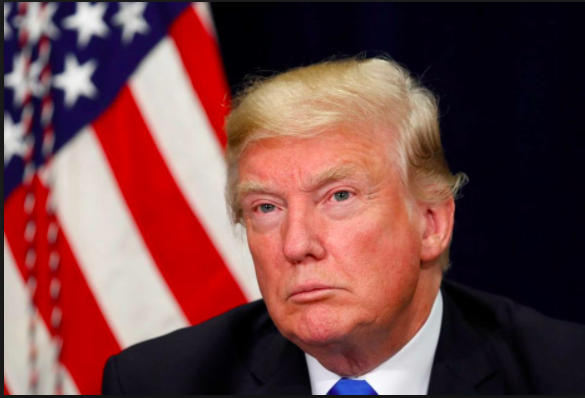
#> input picture opencv/training-data/two.png, 585 x 398 px
$ python labelimage.py
#> lines starting #> are read from the running program, lines starting #| are printed output that depends on the picture; after the words box and inside, x2 and y2 are one past the last pixel; in counts of white or black regions, pixels touching at a corner belong together
import numpy as np
import cv2

file="training-data/two.png"
font = cv2.FONT_HERSHEY_SIMPLEX

#image_flag = ["cv2.IMREAD_GRAYSCALE", "cv2.IMREAD_COLOR" ]
#print ( image_flag )

# Load an color image in grayscale
img = cv2.imread(file,cv2.IMREAD_COLOR)
#> img is the input picture: shape (398, 585, 3); mean B, G, R 69.3, 68.7, 113.5
font                   = cv2.FONT_HERSHEY_SIMPLEX
bottomLeftCornerOfText = (10,300)
fontScale              = 1
fontColor              = (255,255,255)
lineType               = 2

cv2.putText(img,'Hello World!',
    bottomLeftCornerOfText,
    font,
    fontScale,
    fontColor,
    lineType)
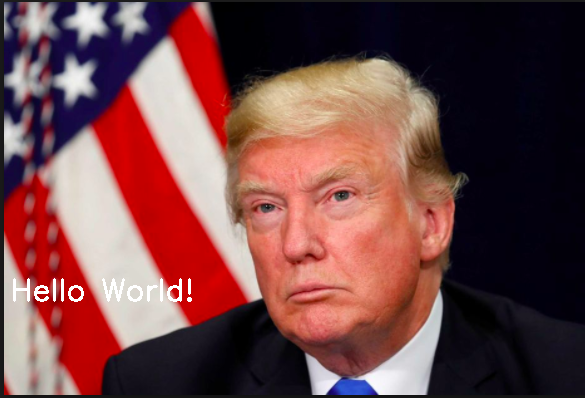
#> img: shape (398, 585, 3); 0.56% of pixels changed, all inside (x1, y1, x2, y2) = (13, 278, 192, 302)

cv2.imshow('image',img)
# any key on the image.
cv2.waitKey(0)

cv2.destroyAllWindows()

$ run again, with opencv/training-data/one.png copied over opencv/training-data/two.png
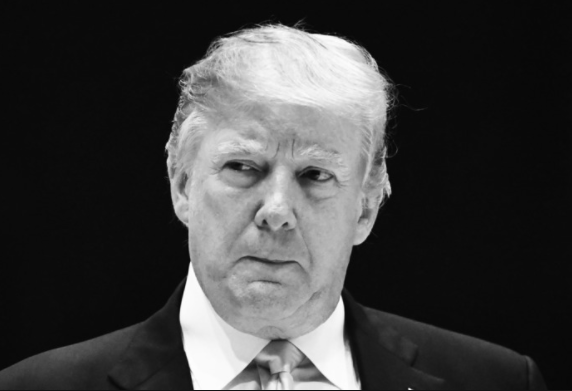
#> input picture opencv/training-data/one.png, 572 x 391 px
#> img is the input picture: shape (391, 572, 3); min 6, max 254, mean 62.7
#> `cv2.putText(img,'Hello World!', bottomLeftCornerOfText, font, fontScal..`:
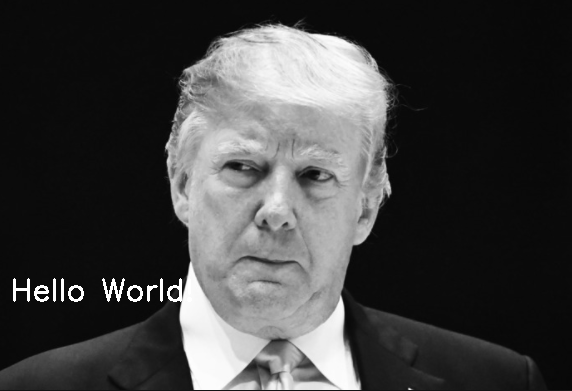
#> img: shape (391, 572, 3); 0.58% of pixels changed, all inside (x1, y1, x2, y2) = (13, 278, 192, 302)
